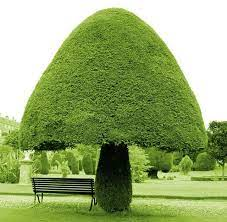
#> input picture Buoi6/test/test/t3.jpg, 227 x 222 px, found by its file name
$ python Bai1.py
#> lines starting #> are read from the running program, lines starting #| are printed output that depends on the picture
import cv2
import numpy as np
from sklearn.neighbors import NearestNeighbors

def Hist(image, bins):
    hist1 = np.zeros(256, dtype=int)
    for i in range(image.shape[0]):
        for j in range(image.shape[1]):
            hist1[image[i,j]] += 1
    hist2 = []
    i = 0
    k = 256 / bins
    while i < len(hist1):
        temp = np.zeros(4)
        temp = hist1[i : i + int(k)]
        hist2.append(temp.min())
        i += int(k)
    return hist2

def calcHist(image,bins=8):
    hist = np.zeros((bins*3), dtype=np.float32)
    pixel_count = 0
    b, g, r = cv2.split(image)
    for channel in (b, g, r):
        channel_hist = Hist(channel, bins)
        hist[pixel_count : pixel_count + bins] = channel_hist
        pixel_count += bins
    return hist

test_img = cv2.imread('XLAandTGMT\\Buoi6\\test\\test\\t3.jpg')
#> test_img is the input picture: shape (222, 227, 3); mean B, G, R 110.7, 169, 148.8
test_img = cv2.resize(test_img, (300, 300))
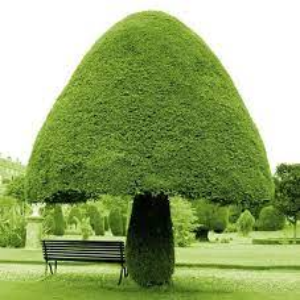
#> test_img: shape (300, 300, 3); mean B, G, R 110.6, 168.9, 148.7

data_imgs = []
data_hists = []

for i in range(1, 12):
    data_img = cv2.imread('XLAandTGMT\\Buoi6\\data\\data\\a{}.jpg'.format(i))
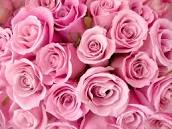
#> input picture Buoi6/data/data/a1.jpg, 172 x 129 px, found by its file name
#> data_img is the input picture: shape (129, 172, 3); mean B, G, R 153.4, 123.3, 214
    data_img = cv2.resize(data_img, (300, 300))
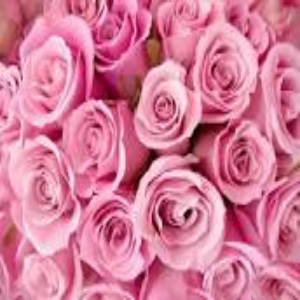
#> data_img: shape (300, 300, 3); mean B, G, R 153.3, 123.2, 213.8
    hist = calcHist(data_img)
#> in calcHist, `b, g, r = cv2.split(image)`:
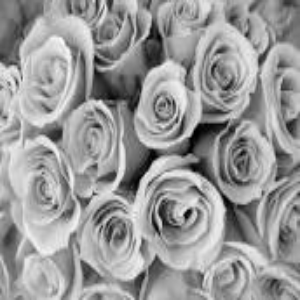
#> b: shape (300, 300); min 0, max 250, mean 153.3
#> in calcHist, `b, g, r = cv2.split(image)`:
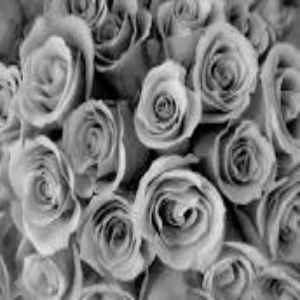
#> g: shape (300, 300); min 0, max 231, mean 123.2
#> in calcHist, `b, g, r = cv2.split(image)`:
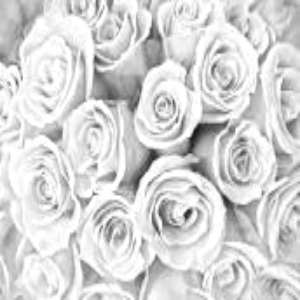
#> r: shape (300, 300); min 17, max 255, mean 213.8
#> the loop in calcHist, `for channel in (b, g, r):` made 3 passes
#> (channel_hist, pixel_count) on passes 1 to 3: ([12, 52, 133, 316, 456, 712, 329, 0], 8), ([110, 159, 345, 474, 652, 374, 18, 0], 16), ([0, 0, 7, 26, 84, 264, 637, 914], 24)
#> after the loop in calcHist, `for channel in (b, g, r):`: hist = 24 values, max 914 at index 23, min 0 at index 7, mean 253.1; pixel_count = 24
    hist = cv2.normalize(hist, hist)
#> hist = 24 values, max 0.51 at index 23, min 0 at index 7, mean 0.141
#> (the run stopped early here; a loop or call above may not have finished)
